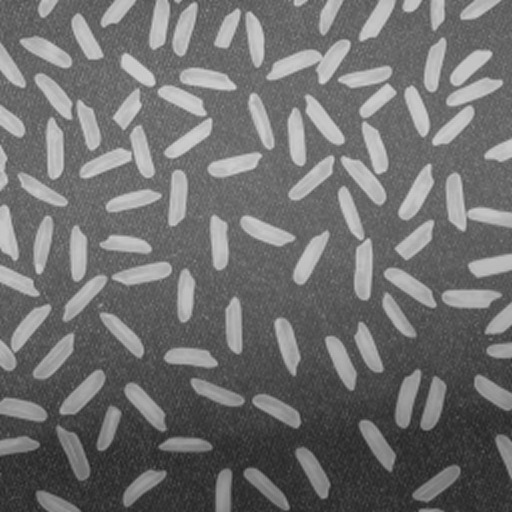
#> input picture FP1.jpg, 512 x 512 px
$ python finalproject1.py
#> lines starting #> are read from the running program, lines starting #| are printed output that depends on the picture
# -*- coding: utf-8 -*-
"""
Created on Thu Jan  1 22:02:01 2026

@author: W11
"""


import cv2
import numpy as np
import matplotlib.pyplot as plt
import os

# 1. SETUP PATH
path = "FP1.jpg"
img = cv2.imread(path)
#> img is the input picture: shape (512, 512, 3); min 31, max 212, mean 111.3

if img is None:
    print("ERROR: Could not find image. Check your path!")
else:
    # 2. COLOR SPACE CONVERSION (Better than Grayscale)
    # Convert to HSV to separate Color from Brightness
    hsv = cv2.cvtColor(img, cv2.COLOR_BGR2HSV)
#> hsv: shape (512, 512, 3); mean H, S, V 0, 0, 111.3
    h, s, v = cv2.split(hsv) # We use the 'S' (Saturation) channel
#> h: shape (512, 512); every value is 0

    # 3. INTENSE CLEANING
    # Median blur kills the palm lines/skin texture
    s_blurred = cv2.medianBlur(s, 11)

    # Thresholding the saturation channel
    _, thresh = cv2.threshold(s_blurred, 0, 255, cv2.THRESH_BINARY + cv2.THRESH_OTSU)

    # 4. WATERSHED SEGMENTATION
    kernel = np.ones((3,3), np.uint8)
    opening = cv2.morphologyEx(thresh, cv2.MORPH_OPEN, kernel, iterations=2)
    sure_bg = cv2.dilate(opening, kernel, iterations=3)

    # Distance map is the "heart" of the pill
    dist_map = cv2.distanceTransform(opening, cv2.DIST_L2, 5)
#> dist_map: shape (512, 512) float32; every value is 0
    _, sure_fg = cv2.threshold(dist_map, 0.4 * dist_map.max(), 255, 0)

    sure_fg = np.uint8(sure_fg)
    unknown = cv2.subtract(sure_bg, sure_fg)

    _, markers = cv2.connectedComponents(sure_fg)
    markers = markers + 1
#> markers: shape (512, 512) int32; every value is 1
    markers[unknown == 255] = 0
    markers = cv2.watershed(img, markers)
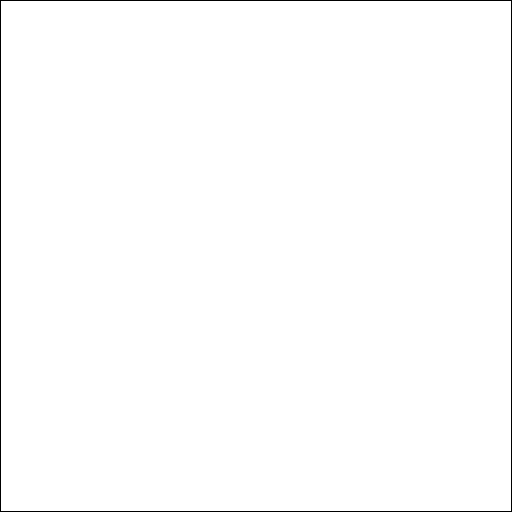
#> markers: shape (512, 512) int32; values -1 (black) and 1 (white), 99.2% white; black in thin lines or dots

    # 5. FINAL RESULT
    result = cv2.cvtColor(img, cv2.COLOR_BGR2RGB)
    pill_count = 0
    for label in np.unique(markers):
        if label <= 1: continue
        pill_count += 1
        mask = np.uint8(markers == label)
        # Draw clean contours for a "Master's level" look
        cnts, _ = cv2.findContours(mask, cv2.RETR_EXTERNAL, cv2.CHAIN_APPROX_SIMPLE)
        cv2.drawContours(result, cnts, -1, (0, 255, 0), 2)
        # Label the number
        M = cv2.moments(mask)
        if M["m00"] > 0:
            cX, cY = int(M["m10"]/M["m00"]), int(M["m01"]/M["m00"])
            cv2.putText(result, str(pill_count), (cX, cY), cv2.FONT_HERSHEY_SIMPLEX, 0.8, (255, 0, 0), 2)
#> this loop made 2 passes
#> label on pass 1: -1
#> after the loop, pill_count = 0

    # 6. 4-PANEL COMPARISON
    plt.figure(figsize=(12, 8))
    plt.subplot(2, 2, 1); plt.imshow(cv2.cvtColor(img, cv2.COLOR_BGR2RGB)); plt.title('1. Original')
    plt.subplot(2, 2, 2); plt.imshow(s, cmap='gray'); plt.title('2. Saturation Channel (Clearer Edges)')
    plt.subplot(2, 2, 3); plt.imshow(dist_map, cmap='jet'); plt.title('3. Distance Map (Seed Points)')
    plt.subplot(2, 2, 4); plt.imshow(result); plt.title(f'4. Final Detection: {pill_count}')
    plt.tight_layout()
    plt.show()
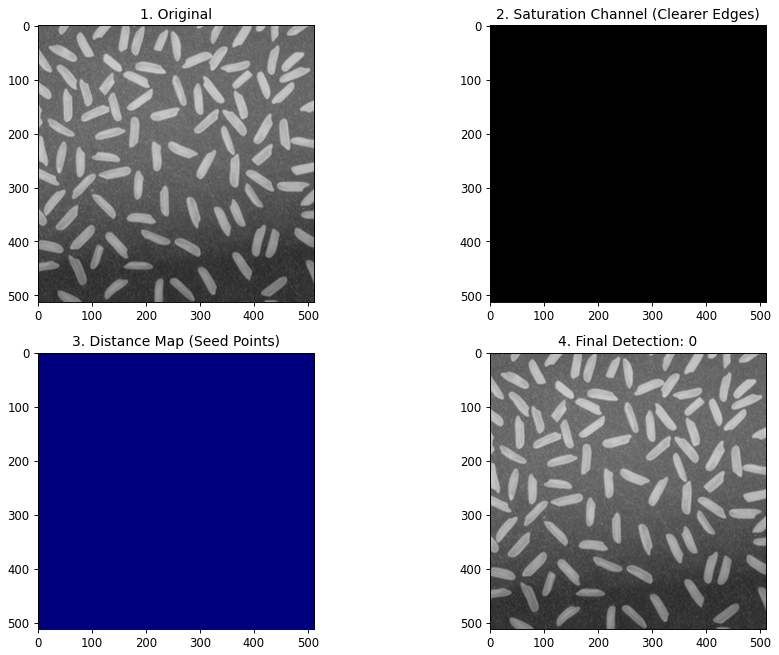
#> figure drawn by matplotlib, 4 panels
